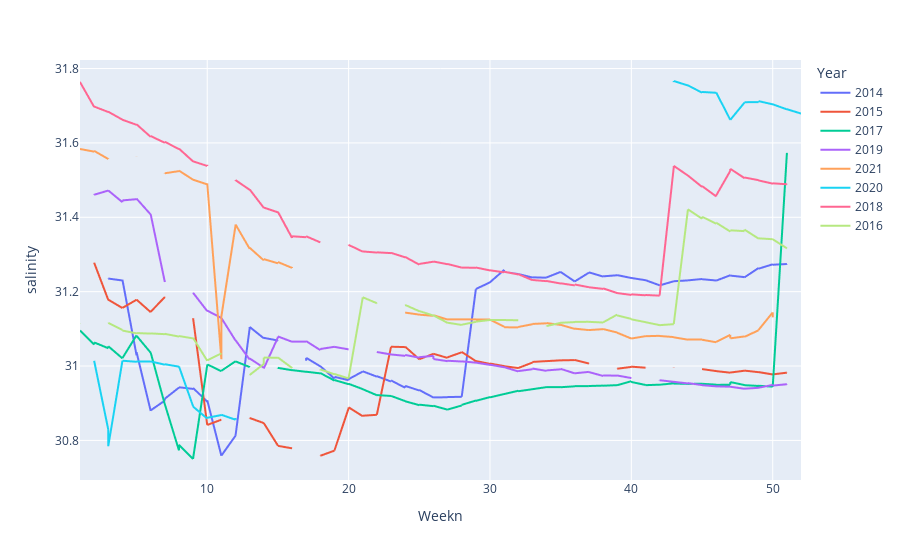

Here is the notebook cell this chart was saved with:
### Code cell
fig = px.line(deep, x="Weekn", y="salinity", color='Year')
fig.show()

### Figure 1 — Plotly figure (JSON) as saved in the notebook; plotly's stock layout.template omitted (floating-point values rounded to 4 significant figures; data arrays with more than 128 entries replaced by an {"elided": "..."} marker saying what was removed)
{"data": [{"hovertemplate": "Year=2014<br>Weekn=%{x}<br>salinity=%{y}<extra></extra>", "legendgroup": "2014", "line": {"color": "#636efa", "dash": "solid"}, "marker": {"symbol": "circle"}, "mode": "lines", "name": "2014", "showlegend": true, "type": "scattergl", "x": [3, 3, 4, 4, 5, 5, 6, 6, 7, 7, 8, 8, 9, 9, 10, 10, 11, 11, 12, 12, 13, 13, 14, 14, 15, 15, 16, 17, 17, 18, 18, 19, 19, 20, 20, 21, 21, 22, 22, 23, 23, 24, 24, 25, 25, 26, 26, 27, 27, 28, 28, 29, 29, 30, 30, 31, 31, 32, 32, 33, 33, 34, 34, 35, 35, 36, 36, 37, 37, 38, 38, 39, 39, 40, 40, 41, 41, 42, 42, 43, 43, 44, 44, 45, 45, 46, 46, 47, 47, 48, 48, 49, 49, 50, 50, 51, 51], "xaxis": "x", "y": [31.23, 31.24, 31.23, 31.23, 31.03, 31.04, 30.88, 30.88, 30.91, 30.91, 30.94, 30.94, 30.94, 30.94, 30.9, 30.91, 30.76, 30.76, 30.81, 30.81, 31.1, 31.11, 31.07, 31.08, 31.07, 31.07, null, 31.01, 31.02, 31.0, 31.0, 30.97, 30.97, 30.96, 30.96, 30.99, 30.99, 30.97, 30.97, 30.96, 30.96, 30.94, 30.95, 30.93, 30.94, 30.92, 30.92, 30.92, 30.92, 30.92, 30.92, 31.21, 31.21, 31.23, 31.23, 31.26, 31.25, 31.25, 31.25, 31.24, 31.24, 31.24, 31.24, 31.25, 31.25, 31.23, 31.23, 31.25, 31.25, 31.24, 31.24, 31.24, 31.24, 31.24, 31.24, 31.23, 31.23, 31.22, 31.22, 31.23, 31.23, 31.23, 31.23, 31.23, 31.23, 31.23, 31.23, 31.24, 31.24, 31.24, 31.24, 31.26, 31.26, 31.27, 31.27, 31.27, 31.27], "yaxis": "y"}, {"hovertemplate": "Year=2015<br>Weekn=%{x}<br>salinity=%{y}<extra></extra>", "legendgroup": "2015", "line": {"color": "#EF553B", "dash": "solid"}, "marker": {"symbol": "circle"}, "mode": "lines", "name": "2015", "showlegend": true, "type": "scattergl", "x": [2, 2, 3, 3, 4, 4, 5, 5, 6, 6, 7, 7, 8, 9, 9, 10, 10, 11, 11, 12, 13, 13, 14, 14, 15, 15, 16, 16, 17, 18, 18, 19, 19, 20, 20, 21, 21, 22, 22, 23, 23, 24, 24, 25, 25, 26, 26, 27, 27, 28, 28, 29, 29, 30, 30, 31, 31, 32, 32, 33, 33, 34, 34, 35, 35, 36, 36, 37, 37, 38, 39, 39, 40, 40, 41, 41, 42, 43, 43, 44, 45, 45, 46, 46, 47, 47, 48, 48, 49, 49, 50, 50, 51, 51], "xaxis": "x", "y": [31.28, 31.28, 31.18, 31.18, 31.16, 31.16, 31.18, 31.18, 31.14, 31.15, 31.19, 31.19, null, 31.13, 31.13, 30.84, 30.84, 30.86, 30.86, null, 30.86, 30.86, 30.85, 30.85, 30.79, 30.79, 30.78, 30.78, null, 30.76, 30.76, 30.77, 30.77, 30.89, 30.89, 30.86, 30.87, 30.87, 30.87, 31.05, 31.05, 31.05, 31.05, 31.02, 31.02, 31.03, 31.03, 31.02, 31.02, 31.04, 31.04, 31.01, 31.01, 31.01, 31.01, 31.0, 31.0, 30.99, 30.99, 31.01, 31.01, 31.01, 31.01, 31.02, 31.02, 31.02, 31.02, 31.01, 31.01, null, 30.99, 30.99, 31.0, 31.0, 31.0, 31.0, null, 31.0, 31.0, null, 30.99, 30.99, 30.99, 30.99, 30.98, 30.98, 30.99, 30.99, 30.98, 30.98, 30.98, 30.98, 30.98, 30.98], "yaxis": "y"}, {"hovertemplate": "Year=2017<br>Weekn=%{x}<br>salinity=%{y}<extra></extra>", "legendgroup": "2017", "line": {"color": "#00cc96", "dash": "solid"}, "marker": {"symbol": "circle"}, "mode": "lines", "name": "2017", "showlegend": true, "type": "scattergl", "x": [1, 1, 2, 2, 3, 3, 4, 4, 5, 5, 6, 6, 7, 7, 8, 8, 9, 9, 10, 10, 11, 11, 12, 12, 13, 13, 14, 15, 15, 16, 16, 17, 17, 18, 18, 19, 19, 20, 20, 21, 21, 22, 22, 23, 23, 24, 24, 25, 25, 26, 26, 27, 27, 28, 28, 29, 29, 30, 30, 31, 31, 32, 32, 33, 33, 34, 34, 35, 35, 36, 36, 37, 37, 38, 38, 39, 39, 40, 40, 41, 41, 42, 42, 43, 43, 44, 44, 45, 45, 46, 46, 47, 47, 48, 48, 49, 49, 50, 50, 51, 51], "xaxis": "x", "y": [31.09, 31.1, 31.06, 31.06, 31.05, 31.05, 31.02, 31.02, 31.08, 31.08, 31.04, 31.04, 30.9, 30.9, 30.77, 30.79, 30.75, 30.75, 31.0, 31.0, 30.99, 30.99, 31.01, 31.01, 31.0, 31.0, null, 30.99, 31.0, 30.99, 30.99, 30.98, 30.98, 30.98, 30.98, 30.96, 30.96, 30.95, 30.95, 30.94, 30.94, 30.92, 30.92, 30.92, 30.92, 30.91, 30.91, 30.89, 30.9, 30.89, 30.89, 30.88, 30.88, 30.89, 30.9, 30.91, 30.91, 30.92, 30.92, 30.92, 30.92, 30.93, 30.93, 30.94, 30.94, 30.94, 30.94, 30.94, 30.94, 30.95, 30.95, 30.95, 30.95, 30.95, 30.95, 30.95, 30.95, 30.96, 30.96, 30.95, 30.95, 30.95, 30.95, 30.95, 30.95, 30.95, 30.95, 30.95, 30.95, 30.95, 30.95, 30.95, 30.96, 30.95, 30.95, 30.95, 30.95, 30.94, 30.94, 31.57, 31.57], "yaxis": "y"}, {"hovertemplate": "Year=2019<br>Weekn=%{x}<br>salinity=%{y}<extra></extra>", "legendgroup": "2019", "line": {"color": "#ab63fa", "dash": "solid"}, "marker": {"symbol": "circle"}, "mode": "lines", "name": "2019", "showlegend": true, "type": "scattergl", "x": {"elided": "194 int values"}, "xaxis": "x", "y": {"elided": "194 float values"}, "yaxis": "y"}, {"hovertemplate": "Year=2021<br>Weekn=%{x}<br>salinity=%{y}<extra></extra>", "legendgroup": "2021", "line": {"color": "#FFA15A", "dash": "solid"}, "marker": {"symbol": "circle"}, "mode": "lines", "name": "2021", "showlegend": true, "type": "scattergl", "x": {"elided": "182 int values"}, "xaxis": "x", "y": {"elided": "182 float values"}, "yaxis": "y"}, {"hovertemplate": "Year=2020<br>Weekn=%{x}<br>salinity=%{y}<extra></extra>", "legendgroup": "2020", "line": {"color": "#19d3f3", "dash": "solid"}, "marker": {"symbol": "circle"}, "mode": "lines", "name": "2020", "showlegend": true, "type": "scattergl", "x": [2, 2, 3, 3, 3, 3, 4, 4, 4, 4, 5, 5, 5, 5, 6, 6, 6, 6, 7, 7, 7, 7, 8, 8, 8, 8, 9, 9, 9, 9, 10, 10, 10, 10, 11, 11, 11, 11, 12, 12, 12, 12, 37, 37, 38, 38, 39, 39, 40, 40, 42, 42, 43, 43, 43, 43, 44, 44, 44, 44, 45, 45, 45, 45, 46, 46, 46, 46, 47, 47, 48, 48, 48, 48, 49, 49, 49, 49, 50, 50, 50, 50, 51, 51, 51, 51, 52, 52, 52, 52], "xaxis": "x", "y": [31.01, 31.01, 30.83, 30.78, 30.83, 30.78, 31.01, 31.01, 31.01, 31.01, 31.01, 31.01, 31.01, 31.01, 31.01, 31.01, 31.01, 31.01, 31.0, 31.0, 31.0, 31.0, 31.0, 31.0, 31.0, 31.0, 30.89, 30.89, 30.89, 30.89, 30.86, 30.86, 30.86, 30.86, 30.87, 30.87, 30.87, 30.87, 30.86, 30.86, 30.86, 30.86, null, null, null, null, null, null, null, null, null, null, 31.76, 31.77, 31.76, 31.77, 31.75, 31.75, 31.75, 31.75, 31.74, 31.74, 31.74, 31.74, 31.73, 31.74, 31.73, 31.74, 31.66, 31.66, 31.71, 31.71, 31.71, 31.71, 31.71, 31.71, 31.71, 31.71, 31.7, 31.7, 31.7, 31.7, 31.69, 31.69, 31.69, 31.69, 31.68, 31.68, 31.68, 31.68], "yaxis": "y"}, {"hovertemplate": "Year=2018<br>Weekn=%{x}<br>salinity=%{y}<extra></extra>", "legendgroup": "2018", "line": {"color": "#FF6692", "dash": "solid"}, "marker": {"symbol": "circle"}, "mode": "lines", "name": "2018", "showlegend": true, "type": "scattergl", "x": {"elided": "204 int values"}, "xaxis": "x", "y": {"elided": "204 float values"}, "yaxis": "y"}, {"hovertemplate": "Year=2016<br>Weekn=%{x}<br>salinity=%{y}<extra></extra>", "legendgroup": "2016", "line": {"color": "#B6E880", "dash": "solid"}, "marker": {"symbol": "circle"}, "mode": "lines", "name": "2016", "showlegend": true, "type": "scattergl", "x": [1, 1, 2, 3, 3, 4, 4, 5, 5, 6, 6, 7, 7, 8, 8, 9, 9, 10, 10, 11, 11, 12, 13, 13, 14, 14, 15, 15, 16, 16, 17, 18, 18, 19, 19, 20, 20, 21, 21, 22, 22, 23, 24, 24, 25, 25, 26, 26, 27, 27, 28, 28, 29, 29, 30, 30, 31, 31, 32, 32, 33, 34, 34, 35, 35, 36, 36, 37, 37, 38, 38, 39, 39, 40, 40, 41, 41, 42, 42, 43, 43, 44, 44, 45, 45, 46, 46, 47, 47, 48, 48, 49, 49, 50, 50, 51, 51], "xaxis": "x", "y": [31.11, 31.11, null, 31.12, 31.12, 31.1, 31.1, 31.09, 31.09, 31.09, 31.09, 31.09, 31.09, 31.08, 31.08, 31.07, 31.08, 31.01, 31.02, 31.03, 31.03, null, 30.98, 30.98, 31.01, 31.02, 31.02, 31.02, 30.99, 31.0, null, 30.99, 30.99, 30.98, 30.98, 30.97, 30.97, 31.18, 31.18, 31.17, 31.17, null, 31.16, 31.16, 31.15, 31.15, 31.14, 31.14, 31.12, 31.12, 31.11, 31.11, 31.12, 31.12, 31.12, 31.12, 31.12, 31.12, 31.12, 31.12, null, 31.11, 31.11, 31.12, 31.12, 31.12, 31.12, 31.12, 31.12, 31.12, 31.12, 31.14, 31.14, 31.13, 31.13, 31.12, 31.12, 31.11, 31.11, 31.11, 31.11, 31.42, 31.42, 31.4, 31.4, 31.38, 31.39, 31.36, 31.36, 31.36, 31.37, 31.34, 31.34, 31.34, 31.34, 31.32, 31.32], "yaxis": "y"}], "layout": {"legend": {"title": {"text": "Year"}, "tracegroupgap": 0}, "margin": {"t": 60}, "xaxis": {"anchor": "y", "domain": [0, 1], "title": {"text": "Weekn"}}, "yaxis": {"anchor": "x", "domain": [0, 1], "title": {"text": "salinity"}}}}
